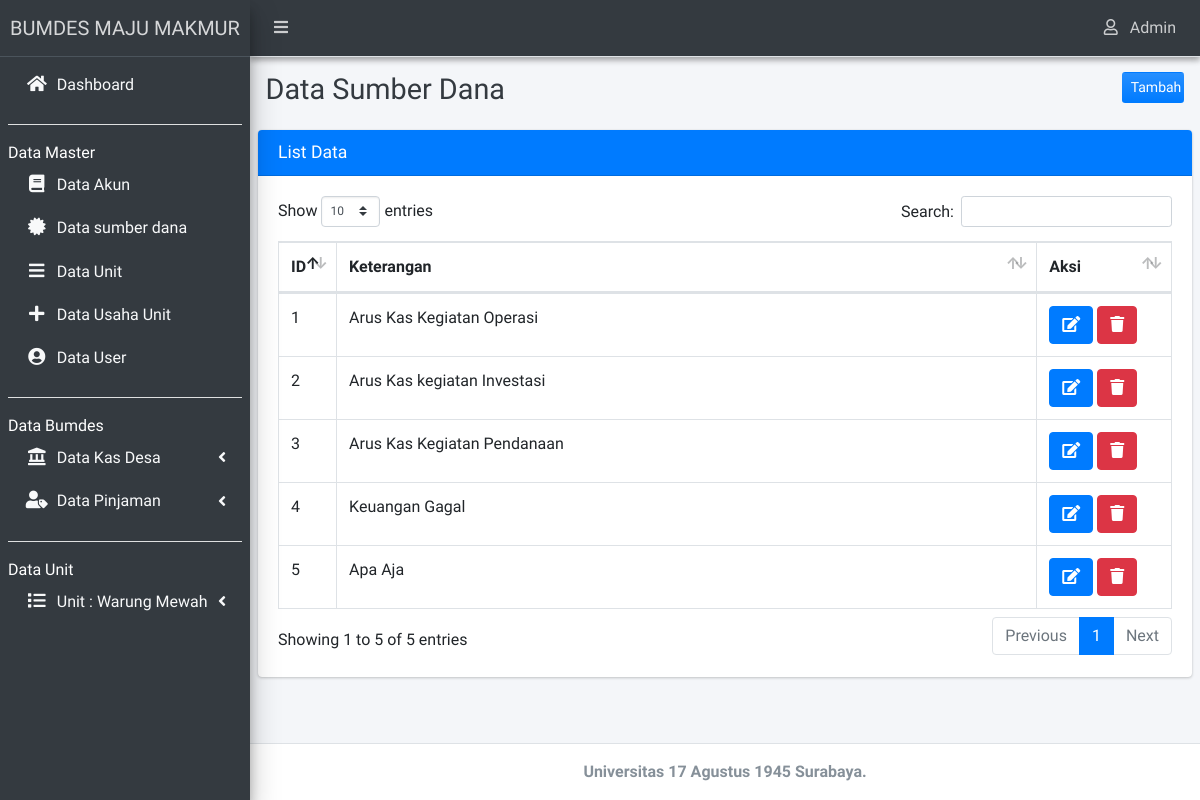
/admin/index.php?hal=ind (signed in), run on an earlier commit of the app's database.
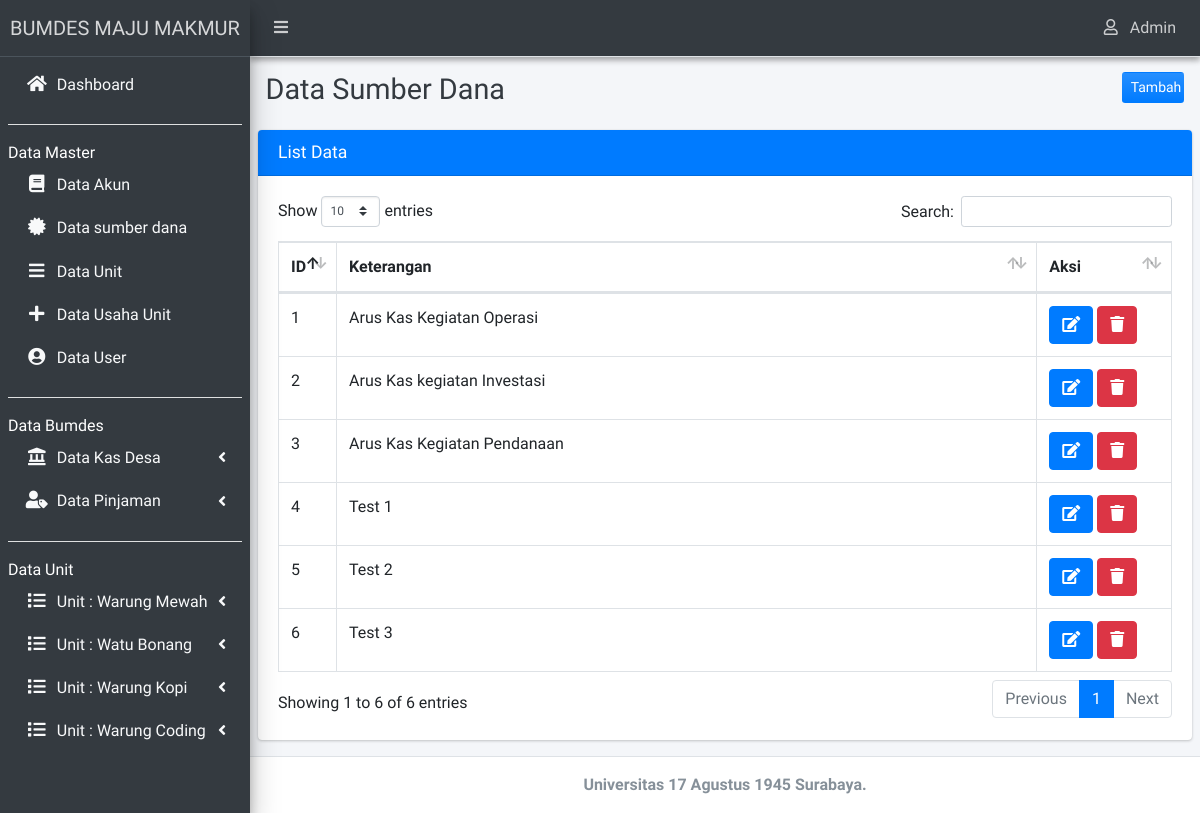
And on a later commit of the database.
### tables this page shows
CREATE TABLE `tb_unit` (
  `id_unit` int(11) NOT NULL,
  `nama_unit` varchar(30) DEFAULT NULL
);

CREATE TABLE `tb_index` (
  `id_index` varchar(20) NOT NULL,
  `keterangan` varchar(200) DEFAULT NULL
);

### admin/_menu.php (the view, shortened to what the changed rows need)
<?php
$query="SELECT * from tb_unit";
$result=$mysqli->query($query);
$num_result=$result->num_rows;
if ($num_result > 0 ) {
	while ($data=mysqli_fetch_assoc($result)) {
		extract($data);  ?>
		<li class="nav-item has-treeview">
			<a href="#" class="nav-link text-light">
				<i class="nav-icon fas fa-list"></i>
				<p>
					Unit : <?=$nama_unit;?>
					<i class="fas fa-angle-left right"></i>
				</p>
			</a>
		</li>
		<?php } } ?>

### admin/ind.php (shortened to what the changed rows need)
<div class="content-header">
  <div class="container-fluid">
    <div class="row mb-2">
      <div class="col-sm-6">
        <h1 class="m-0 text-dark">Data Sumber Dana</h1>
      </div>
      <div class="col-sm-5">
      </div>
      <div class="col-sm-1">
        <a href="?hal=ind_olah" style="float: right;" class="btn btn-block bg-gradient-primary btn-sm">Tambah</a>
      </div>
    </div>
  </div>
</div>
<section class="content">
  <div class="row">
    <div class="col-12">
      <div class="card card-primary">
        <div class="card-header">
          <h3 class="card-title primary">List Data</h3>
        </div>
        <div class="card-body">
          <table id="example2" class="table table-bordered table-hover">
            <thead>
              <tr>
                <th>ID</th>
                <th>Keterangan</th>
                <th>Aksi</th>
              </tr>
            </thead>
            <tbody>
              <?php
              $query="SELECT * from tb_index";
              $result=$mysqli->query($query);
              $num_result=$result->num_rows;
              if ($num_result > 0 ) {
                $no=1;
                while ($data=mysqli_fetch_assoc($result)) {
                  extract($data);
                  ?>
                  <tr>
                    <td width="5%"><?php echo $no++; ?></td>
                    <td><?php echo $keterangan; ?></td>
                  <td width="15%">
                    <a href="?hal=ind_edit&id=<?php echo $id_index; ?>"
                      class="btn btn-icon btn-primary" title="Edit Data"><i class="fa fa-edit"></i> </a>
                      <a class="btn btn-danger" title="Hapus Data" href="operasi_crud/ind/delete.php?hapus=<?php echo $id_index;?>"
                        onclick="return confirm('Apakah anda yakin akan menghapus data ini?')"> <i class="fa fa-trash"></i></a>
                      </td>
                    </tr>
                    <?php }} ?>
                  </table>
                </div>
              </div>
            </div>
          </div>
        </section>

What changed in the data, as far as the page shows it:
added tb_unit: nama_unit "Watu Bonang"
added tb_unit: nama_unit "Warung Kopi"
added tb_unit: nama_unit "Warung Coding"
changed tb_index: keterangan "Keuangan Gagal" → "Test 1"
changed tb_index: keterangan "Apa Aja" → "Test 2"
added tb_index: keterangan "Test 3"
Also different on the page:
text written by a page script: "Show entries Search: Showing 1 to 5 of 5 entries Previous 1 Next" → "Show entries Search: Showing 1 to 6 of 6 entries Previous 1 Next"
